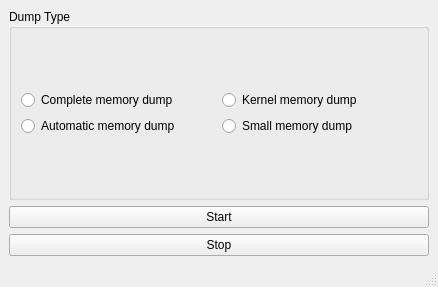
<?xml version="1.0" encoding="UTF-8"?>
<ui version="4.0">
 <class>MainWindow</class>
 <widget class="QMainWindow" name="MainWindow">
  <property name="geometry">
   <rect>
    <x>0</x>
    <y>0</y>
    <width>438</width>
    <height>287</height>
   </rect>
  </property>
  <property name="maximumSize">
   <size>
    <width>438</width>
    <height>287</height>
   </size>
  </property>
  <property name="windowTitle">
   <string>DIYSystemMemoryDump</string>
  </property>
  <widget class="QWidget" name="centralwidget">
   <layout class="QVBoxLayout" name="verticalLayout_4">
    <item>
     <layout class="QVBoxLayout" name="verticalLayout">
      <item>
       <widget class="QGroupBox" name="groupBox">
        <property name="title">
         <string>Dump Type</string>
        </property>
        <layout class="QVBoxLayout" name="verticalLayout_3">
         <item>
          <layout class="QVBoxLayout" name="verticalLayout_2">
           <item>
            <layout class="QHBoxLayout" name="horizontalLayout">
             <item>
              <widget class="QRadioButton" name="radioButton_2">
               <property name="text">
                <string>Complete memory dump</string>
               </property>
              </widget>
             </item>
             <item>
              <widget class="QRadioButton" name="radioButton_3">
               <property name="text">
                <string>Kernel memory dump</string>
               </property>
              </widget>
             </item>
            </layout>
           </item>
           <item>
            <layout class="QHBoxLayout" name="horizontalLayout_2">
             <item>
              <widget class="QRadioButton" name="radioButton_5">
               <property name="text">
                <string>Automatic memory dump</string>
               </property>
              </widget>
             </item>
             <item>
              <widget class="QRadioButton" name="radioButton_4">
               <property name="text">
                <string>Small memory dump</string>
               </property>
              </widget>
             </item>
            </layout>
           </item>
          </layout>
         </item>
        </layout>
       </widget>
      </item>
      <item>
       <widget class="QPushButton" name="pushButton">
        <property name="text">
         <string>Start</string>
        </property>
       </widget>
      </item>
      <item>
       <widget class="QPushButton" name="pushButton_2">
        <property name="text">
         <string>Stop</string>
        </property>
       </widget>
      </item>
     </layout>
    </item>
   </layout>
  </widget>
  <widget class="QMenuBar" name="menubar">
   <property name="geometry">
    <rect>
     <x>0</x>
     <y>0</y>
     <width>438</width>
     <height>21</height>
    </rect>
   </property>
  </widget>
  <widget class="QStatusBar" name="statusbar"/>
 </widget>
 <resources/>
 <connections/>
</ui>
